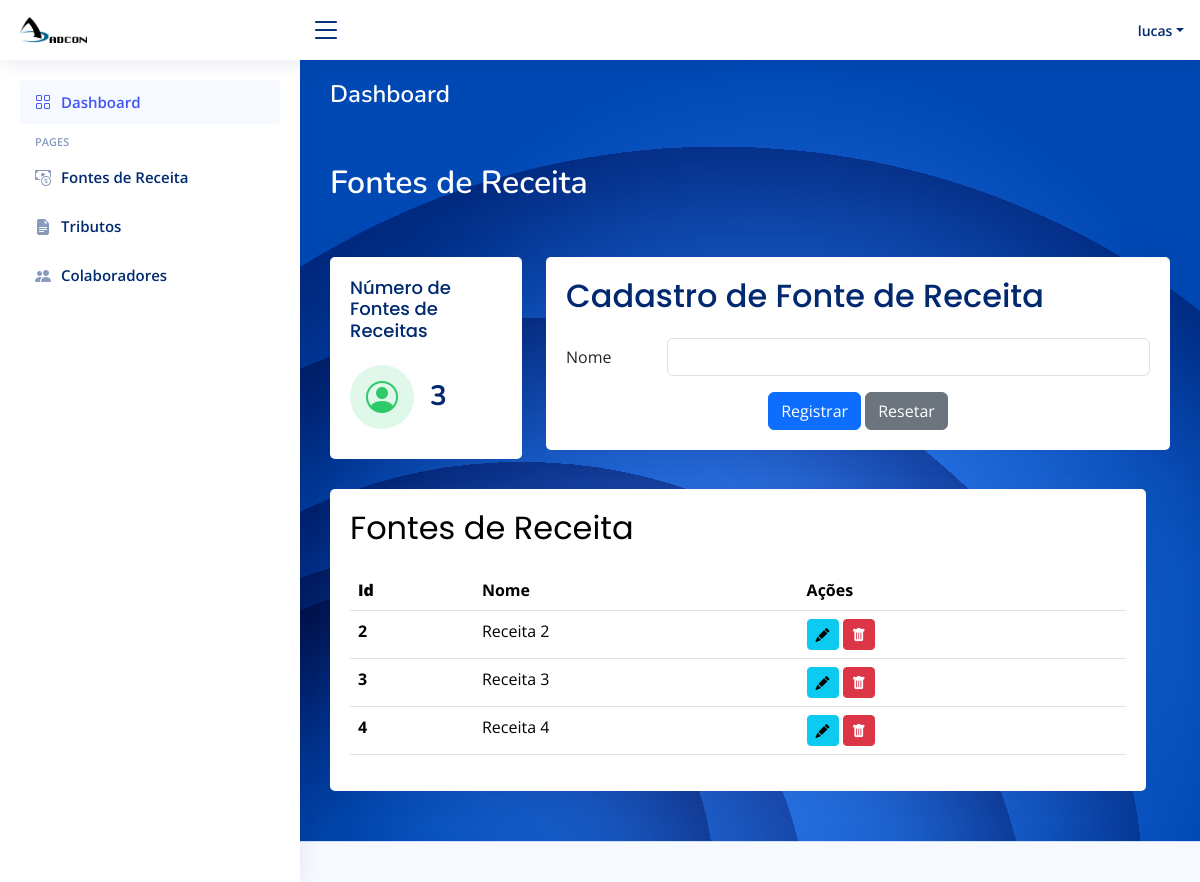
The page /fontes_receitas (signed in) on the database its author committed.
### app/models.py (models this page shows)
class FonteReceita(models.Model):
    id_fonte_receita = models.AutoField(primary_key=True)
    nome = models.CharField(max_length=100, blank=True, null=True)

### app/views.py (the view)
# urls.py: path("fontes_receitas", views.fontes_receitas, name="fontes_receitas"),
@login_required(login_url='/')
def fontes_receitas(request):
    fonte_receitas = FonteReceita.objects.all()
    if request.method == 'POST':
        fonte_receita_nome = request.POST.get('fonte_receita')
        FonteReceita.objects.create(nome=fonte_receita_nome)
        return redirect('fontes_receitas')
    return render(request, 'frontend/fonte_receitas.html', {'fonte_receitas': fonte_receitas})

### app/templates/frontend/fonte_receitas.html (shortened to what this page needs)
<!DOCTYPE html>
<html lang="en">
{% load static %}
<head>
  <link href="{% static "vendor/bootstrap/css/bootstrap.min.css" %}" rel="stylesheet">
  <link href="{% static "vendor/bootstrap-icons/bootstrap-icons.css" %}" rel="stylesheet">
  <link href="{% static "vendor/boxicons/css/boxicons.min.css" %}" rel="stylesheet">
  <link href="{% static "vendor/quill/quill.snow.css" %}" rel="stylesheet">
  <link href="{% static "vendor/quill/quill.bubble.css" %}" rel="stylesheet">
  <link href="{% static "vendor/remixicon/remixicon.css" %}" rel="stylesheet">
  <link href="{% static "vendor/simple-datatables/style.css" %}" rel="stylesheet">
  <link href="{% static "css/style.css" %}" rel="stylesheet">
</head>
<body>
  <header id="header" class="header fixed-top d-flex align-items-center">
    <div class="d-flex align-items-center justify-content-between">
      <a href="{% url 'index' %}" class="logo d-flex align-items-center">
        <img src="{% static "img/logo.png" %}" alt="">
      </a>
      <i class="bi bi-list toggle-sidebar-btn"></i>
    </div>
    <nav class="header-nav ms-auto">
      <ul class="d-flex align-items-center">
        <li class="nav-item dropdown pe-3">
          <a class="nav-link nav-profile d-flex align-items-center pe-0" href="#" data-bs-toggle="dropdown">
            <span class="d-none d-md-block dropdown-toggle ps-2">{{user.username}}</span>
          </a>
        </li>
      </ul>
    </nav>
  </header>
  <aside id="sidebar" class="sidebar">
    <ul class="sidebar-nav" id="sidebar-nav">
      <li class="nav-item">
        <a class="nav-link " href="{% url 'index' %}">
          <i class="bi bi-grid"></i>
          <span>Dashboard</span>
        </a>
      </li>
      <li class="nav-heading">Pages</li>
      <li class="nav-item">
        <a class="nav-link collapsed" href="{% url 'fontes_receitas' %}">
          <i class="bi bi-cash-coin"></i>
          <span>Fontes de Receita</span>
        </a>
      </li>
      <li class="nav-item">
        <a class="nav-link collapsed" href="{% url 'tributos' %}">
          <i class="bi bi-file-earmark-text-fill"></i>
          <span>Tributos</span>
        </a>
      </li>
      <li class="nav-item">
        <a class="nav-link collapsed" href={% url 'colaboradores' %}>
          <i class="bi bi-people-fill"></i>
          <span>Colaboradores</span>
        </a>
      </li>
    </ul>
  </aside>
  <main id="main" class="main" style="background-image: url('{% static "img/graphic-side.svg" %}');">
    <div class="pagetitle">
      <h1 style="color: white;">Dashboard</h1>
      <nav>
        <ol class="breadcrumb" style="margin-bottom: 50px; margin-top: 50px; font-size: xx-large;">
          <li class="breadcrumb-item" style="color: white;">Fontes de Receita</li>
        </ol>
      </nav>
    </div>
    <section class="section dashboard">
      <div class="row">
        <div class="col-lg-12">
          <div class="row">
            <div class="col-lg-3">
              <div class="card info-card revenue-card">
                <div class="card-body">
                  <h5 class="card-title">Número de Fontes de Receitas</h5>
                  <div class="d-flex align-items-center">
                    <div class="card-icon rounded-circle d-flex align-items-center justify-content-center">
                      <i class="bi bi-person-circle"></i>
                    </div>
                    <div class="ps-3">
                      <h6>{{ fonte_receitas.count }}</h6>
                    </div>
                  </div>
                </div>
              </div>
            </div>
              <div class="col-lg-9">
                <div class="card" style="width: 100%; padding-bottom: 0px;">
                  <div class="card-body">
                    <h5 class="card-title" style="font-size: xx-large;">Cadastro de Fonte de Receita</h5>
                    <form action="{% url 'fontes_receitas' %}" method="POST" >  {% csrf_token %}
                <div class="row mb-3">
                  <label for="inputText" class="col-sm-2 col-form-label">Nome</label>
                  <div class="col-sm-10">
                    <input type="text" class="form-control" name="fonte_receita" id="inputText" value="{{ fonte_receita.nome }}" required>
                  </div>
                </div>
                <div class="text-center">
                  <button type="submit" class="btn btn-primary" value='cadastrar'>Registrar</button>
                  <button type="reset" class="btn btn-secondary">Resetar</button>
                </div>
              </form>
                  </div>
                </div>
              </div>
          </div>
        </div>
        <div class="row">
          <div class="col-lg-12">
            <div class="card">
              <div class="card-body">
                <h5 class="card-title" style="display: flex; justify-content: space-between;">
                  <span style="font-size: xx-large; color: rgb(0, 0, 0);">Fontes de Receita</span>
              </h5>
                <table class="table datatable">
                  <thead>
                    <tr>
                      <th>
                        <b>Id</b>
                      </th>
                      <th scope="col">Nome</th>
                      <th scope="col">Ações</th>
                    </tr>
                  </thead>
                  <tbody>
                    {% for fonte_receita in fonte_receitas %}
                    <tr>
                        <th scope="row">{{ fonte_receita.id_fonte_receita }}</th>
                        <td>{{ fonte_receita.nome }}</td>
                       <td>
                            <a href="{% url 'update_fontes_receitas' fonte_receita_id=fonte_receita.id_fonte_receita %}" class="btn btn-info btn-sm">
                                <i class="bi bi-pencil-fill"></i>
                            </a>
                            <a href="{% url 'delete_fontes_receitas' fonte_receita_id=fonte_receita.id_fonte_receita %}" class="btn btn-danger btn-sm">
                                <i class="bi bi-trash-fill"></i>
                            </a>
                        </td>
                    </tr>
                    {% endfor %}
                </tbody>
                </table>
              </div>
            </div>
          </div>
      </div>
    </div>
    </section>
  </main>
  <footer id="footer" class="footer">
  </footer>
</body>
</html>

### app/static/css/style.css (style rules this page uses)
:root { scroll-behavior: smooth; }
body { font-family: "Open Sans", sans-serif; background: #f6f9ff; color: #444444; }
a { color: #4154f1; text-decoration: none; }
h1, h2, h3, h4, h5, h6 { font-family: "Nunito", sans-serif; }
#main { margin-top: 60px; padding: 20px 30px; transition: all 0.3s; }
.pagetitle { margin-bottom: 10px; }
.pagetitle h1 { font-size: 24px; margin-bottom: 0; font-weight: 600; color: #012970; }
.card { margin-bottom: 30px; border: none; border-radius: 5px; box-shadow: 0px 0 30px rgba(1, 41, 112, 0.1); }
.card-title { padding: 20px 0 15px 0; font-size: 18px; font-weight: 500; color: #012970; font-family: "Poppins", sans-serif; }
.card-title span { color: #899bbd; font-size: 14px; font-weight: 400; }
.card-body { padding: 0 20px 20px 20px; }
.breadcrumb { font-size: 14px; font-family: "Nunito", sans-serif; color: #899bbd; font-weight: 600; }
.breadcrumb .breadcrumb-item::before { color: #899bbd; }
.logo { line-height: 1; }
@media (min-width: 1200px) { .logo { width: 280px; } }
.logo img { max-height: 26px; margin-right: 6px; }
.header { transition: all 0.5s; z-index: 997; height: 60px; box-shadow: 0px 2px 20px rgba(1, 41, 112, 0.1); background-color: #fff; padding-left: 20px; }
.header .toggle-sidebar-btn { font-size: 32px; padding-left: 10px; cursor: pointer; color: #012970; }
.header-nav ul { list-style: none; }
.header-nav>ul { margin: 0; padding: 0; }
.header-nav .nav-profile { color: #012970; }
.header-nav .nav-profile span { font-size: 14px; font-weight: 600; }
.sidebar { position: fixed; top: 60px; left: 0; bottom: 0; width: 300px; z-index: 996; transition: all 0.3s; padding: 20px; overflow-y: auto; scrollbar-width: thin; scrollbar-color: #aab7cf transparent; box-shadow: 0px 0px 20px rgba(1, 41, 112, 0.1); background-color: #fff; }
@media (min-width: 1200px) { #main, #footer { margin-left: 300px; } }
.sidebar-nav { padding: 0; margin: 0; list-style: none; }
.sidebar-nav li { padding: 0; margin: 0; list-style: none; }
.sidebar-nav .nav-item { margin-bottom: 5px; }
.sidebar-nav .nav-heading { font-size: 11px; text-transform: uppercase; color: #899bbd; font-weight: 600; margin: 10px 0 5px 15px; }
.sidebar-nav .nav-link { display: flex; align-items: center; font-size: 15px; font-weight: 600; color: #4154f1; transition: 0.3; background: #f6f9ff; padding: 10px 15px; border-radius: 4px; }
.sidebar-nav .nav-link i { font-size: 16px; margin-right: 10px; color: #4154f1; }
.sidebar-nav .nav-link.collapsed { color: #012970; background: #fff; }
.sidebar-nav .nav-link.collapsed i { color: #899bbd; }
.dashboard .info-card { padding-bottom: 10px; }
.dashboard .info-card h6 { font-size: 28px; color: #012970; font-weight: 700; margin: 0; padding: 0; }
.dashboard .card-icon { font-size: 32px; line-height: 0; width: 64px; height: 64px; flex-shrink: 0; flex-grow: 0; }
.dashboard .revenue-card .card-icon { color: #2eca6a; background: #e0f8e9; }
.footer { padding: 20px 0; font-size: 14px; transition: all 0.3s; border-top: 1px solid #cddfff; }

### rows shown on the page
FonteReceita: id_fonte_receita "2", nome "Receita 2"
FonteReceita: id_fonte_receita "3", nome "Receita 3"
FonteReceita: id_fonte_receita "4", nome "Receita 4"

### other values the page prints
{{ user.username }} "lucas"
{{ fonte_receitas.count }} "3"
